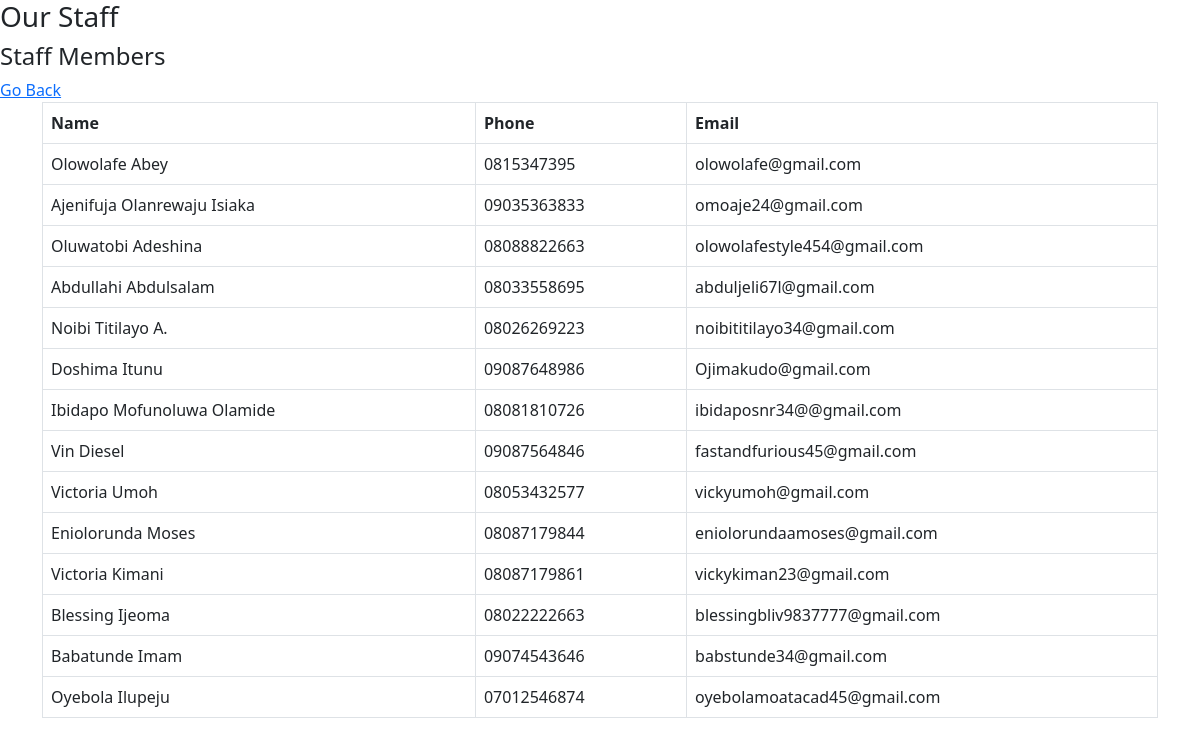
/staffsect.php, run on the app's committed database.
### tables this page shows
CREATE TABLE `staff_profile` (
  `staff_id` int(11) NOT NULL,
  `staff_fullname` varchar(255) NOT NULL,
  `staff_dob` date NOT NULL,
  `staff_phone` varchar(50) NOT NULL,
  `staff_gender` varchar(50) NOT NULL,
  `staff_email` varchar(50) NOT NULL,
  `grad_id` int(11) NOT NULL,
  `sal_id` int(11) NOT NULL,
  `state_id` int(11) NOT NULL,
  `dept_id` int(11) NOT NULL,
  `ben_id` int(11) NOT NULL
);

### classes/Db.php (called while the page is built, shortened)
 <?php
class Db {
    private $dbHost = DBHOST;
    private $dbUser = DBUSER;
    private $dbPassword= DBPASS;
    private $dbName = DBNAME;
    public function connect() {
        try {
            $connection = new PDO("mysql:host={$this->dbHost};dbname={$this->dbName}", $this->dbUser, $this->dbPassword);
            $connection->setAttribute(PDO::ATTR_ERRMODE, PDO::ERRMODE_EXCEPTION);
            return $connection;
        } catch (PDOException $e) {
            echo "Connection failed: " . $e->getMessage();
        }
    }
}
?>

### classes/Staff.php (called while the page is built, shortened)
<?php
include_once "Db.php";
class Staff extends Db{
    public function fetch_all_staffs(){
        $sql = "SELECT * FROM staff_profile";
        $stmt = $this->connect()->prepare($sql);
        $stmt->execute();
        $sta1 = $stmt->fetchAll(PDO::FETCH_ASSOC);
        return $sta1;
    }
}
?>

### staffsect.php (the view, shortened to what this page needs)
<?php
include_once "classes/Staff.php";
$staff1 = new Staff();
$staffData = $staff1->fetch_all_staffs();
?>
<!DOCTYPE html>
<html lang="en">
<link href="assets/bootstrap/css/bootstrap.min.css" rel="stylesheet" type="text/css">
<head>
</head>
<body>
    <header>
        <h3>Our Staff</h3>
    </header>
    <section class="staff-members">
        <h4>Staff Members</h4>
        <a href="staffpage.php">Go Back</a>
        <div class="container">
            <table class="table table-bordered">
                <thead>
                    <tr>
                        <th>Name</th>
                        <th>Phone</th>
                        <th>Email</th>
                    </tr>
                </thead>
                <tbody>
                    <?php foreach ($staffData as $sta) { ?>
                          <tr>
                                <td><?php echo $sta['staff_fullname']; ?></td>
                                <td><?php echo $sta['staff_phone']; ?></td>
                                <td><?php echo $sta['staff_email']; ?></td>
                            </tr>
                        <?php } ?>
                </tbody>
            </table>
        </div>
    </section>
</body>
</html>

### data on the page
staff_profile: staff_fullname "Olowolafe Abey", staff_phone "0815347395", staff_email "olowolafe@gmail.com"
staff_profile: staff_fullname "Ajenifuja Olanrewaju Isiaka", staff_phone "09035363833", staff_email "omoaje24@gmail.com"
staff_profile: staff_fullname "Oluwatobi Adeshina", staff_phone "08088822663", staff_email "olowolafestyle454@gmail.com"
staff_profile: staff_fullname "Abdullahi Abdulsalam", staff_phone "08033558695", staff_email "abduljeli67l@gmail.com"
staff_profile: staff_fullname "Noibi Titilayo A.", staff_phone "08026269223", staff_email "noibititilayo34@gmail.com"
staff_profile: staff_fullname "Doshima Itunu", staff_phone "09087648986", staff_email "Ojimakudo@gmail.com"
staff_profile: staff_fullname "Ibidapo Mofunoluwa Olamide", staff_phone "08081810726", staff_email "ibidaposnr34@@gmail.com"
staff_profile: staff_fullname "Vin Diesel", staff_phone "09087564846", staff_email "fastandfurious45@gmail.com"
staff_profile: staff_fullname "Victoria Umoh", staff_phone "08053432577", staff_email "vickyumoh@gmail.com"
staff_profile: staff_fullname "Eniolorunda Moses", staff_phone "08087179844", staff_email "eniolorundaamoses@gmail.com"
staff_profile: staff_fullname "Victoria Kimani", staff_phone "08087179861", staff_email "vickykiman23@gmail.com"
staff_profile: staff_fullname "Blessing Ijeoma", staff_phone "08022222663", staff_email "blessingbliv9837777@gmail.com"
staff_profile: staff_fullname "Babatunde Imam", staff_phone "09074543646", staff_email "babstunde34@gmail.com"
staff_profile: staff_fullname "Oyebola Ilupeju", staff_phone "07012546874", staff_email "oyebolamoatacad45@gmail.com"
